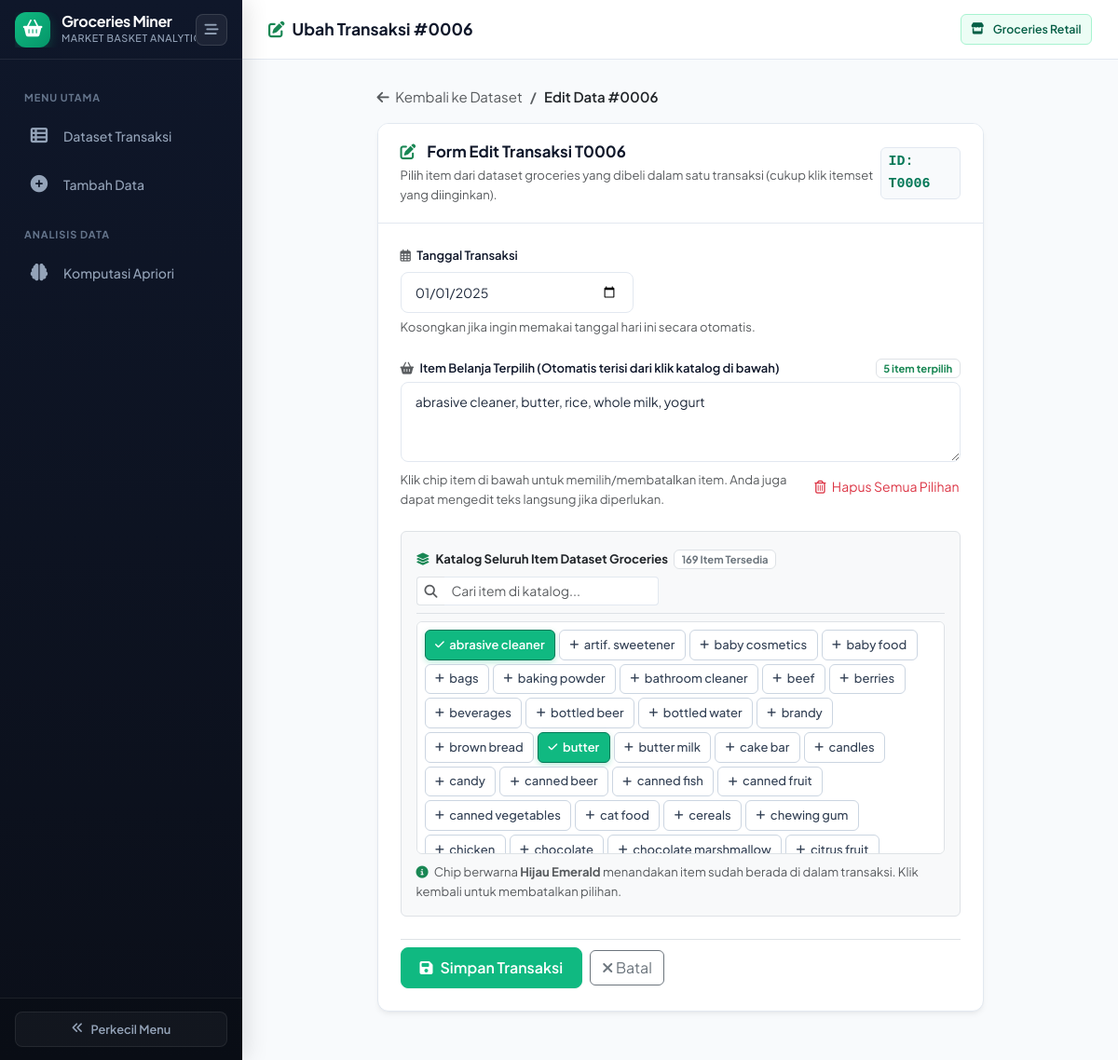
The page /transaksi/6/ubah on the database its author committed.
### tables this page shows
CREATE TABLE transaksi (
            id INTEGER PRIMARY KEY AUTOINCREMENT,
            tanggal TEXT DEFAULT (date('now'))
        );

### app.py (the view, shortened to what this page needs)
@app.route("/transaksi/<int:tid>/ubah", methods=["GET", "POST"])
def ubah(tid):
    conn = get_conn()
    all_items = [r[0] for r in conn.execute("SELECT DISTINCT nama_item FROM item_transaksi ORDER BY nama_item").fetchall()]
    trx = conn.execute("SELECT * FROM transaksi WHERE id = ?", (tid,)).fetchone()
    if trx is None:
        conn.close()
        flash("Transaksi tidak ditemukan.", "error")
        return redirect(url_for("index"))
    items = conn.execute(
        "SELECT nama_item FROM item_transaksi WHERE id_transaksi = ? ORDER BY nama_item",
        (tid,),
    ).fetchall()
    conn.close()
    data = {
        "id": tid,
        "tanggal": trx["tanggal"],
        "items": ", ".join(r["nama_item"] for r in items),
    }
    return render_template("form.html", mode="ubah", data=data, all_items=all_items)

### database.py (called while the page is built)
def get_conn():
    conn = sqlite3.connect(DB_PATH)
    conn.row_factory = sqlite3.Row
    conn.execute("PRAGMA foreign_keys = ON")
    return conn

### templates/form.html (shortened to what this page needs)
{% extends "base.html" %}
{% block page_title %}
  <i class="fa-solid fa-{{ 'circle-plus' if mode == 'tambah' else 'pen-to-square' }} text-success"></i>
  {{ 'Tambah Transaksi Baru' if mode == 'tambah' else 'Ubah Transaksi #' ~ ('%04d' % data.id) }}
{% endblock %}
{% block content %}
<div class="row justify-content-center">
  <div class="col-12 col-lg-10 col-xl-9">
    <nav aria-label="breadcrumb" class="mb-3">
      <ol class="breadcrumb mb-0">
        <li class="breadcrumb-item"><a href="{{ url_for('index') }}" class="text-decoration-none text-muted"><i class="fa-solid fa-arrow-left me-1"></i> Kembali ke Dataset</a></li>
        <li class="breadcrumb-item active text-dark fw-semibold" aria-current="page">{{ 'Tambah Data' if mode == 'tambah' else 'Edit Data #' ~ ('%04d' % data.id) }}</li>
      </ol>
    </nav>
    <div class="card-modern">
      <div class="card-modern-header">
        <div>
          <h2>
            <i class="fa-solid fa-{{ 'cart-plus' if mode == 'tambah' else 'pen-to-square' }} text-success me-1"></i>
            {{ 'Form Input Transaksi Retail' if mode == 'tambah' else 'Form Edit Transaksi T' ~ ('%04d' % data.id) }}
          </h2>
          <p class="text-muted small mb-0 mt-1">Pilih item dari dataset groceries yang dibeli dalam satu transaksi (cukup klik itemset yang diinginkan).</p>
        </div>
        {% if mode == 'ubah' %}
          <span class="badge-tid">ID: T{{ '%04d' % data.id }}</span>
        {% endif %}
      </div>
      <div class="card-modern-body">
        <form method="post" id="transactionForm">
          <div class="mb-4">
            <label class="form-label-modern" for="inputTanggal">
              <i class="fa-regular fa-calendar-days text-muted me-1"></i> Tanggal Transaksi
            </label>
            <input type="date" id="inputTanggal" name="tanggal" class="form-control form-control-modern"
                   value="{{ data.tanggal if data else '' }}" style="max-width: 250px;">
            <div class="form-text text-muted small">Kosongkan jika ingin memakai tanggal hari ini secara otomatis.</div>
          </div>
          <div class="mb-4">
            <div class="d-flex align-items-center justify-content-between mb-1">
              <label class="form-label-modern mb-0" for="inputItems">
                <i class="fa-solid fa-basket-shopping text-muted me-1"></i> Item Belanja Terpilih (Otomatis terisi dari klik katalog di bawah)
              </label>
              <span id="selectedCountBadge" class="badge bg-emerald-subtle text-success border">0 item terpilih</span>
            </div>
            <textarea id="inputItems" name="items" rows="3" required class="form-control form-control-modern"
                      placeholder="Klik item di bawah untuk menambahkan ke keranjang belanja...">{{ data['items'] if data else '' }}</textarea>
            <div class="d-flex align-items-center justify-content-between mt-1">
              <div class="form-text text-muted small">
                Klik chip item di bawah untuk memilih/membatalkan item. Anda juga dapat mengedit teks langsung jika diperlukan.
              </div>
              <button type="button" class="btn btn-link btn-sm text-danger text-decoration-none p-0 small text-nowrap ms-2" onclick="clearAllSelectedItems()">
                <i class="fa-regular fa-trash-can me-1"></i> Hapus Semua Pilihan
              </button>
            </div>
          </div>
          <div class="mb-4 p-3 bg-light rounded border">
            <div class="d-flex flex-wrap align-items-center justify-content-between gap-2 mb-2 pb-2 border-bottom">
              <div>
                <span class="fw-bold text-dark small">
                  <i class="fa-solid fa-layer-group text-success me-1"></i> Katalog Seluruh Item Dataset Groceries
                </span>
                <span class="badge bg-white text-secondary border ms-1">{{ all_items|length if all_items else 0 }} Item Tersedia</span>
              </div>
              <div class="input-group input-group-sm" style="max-width: 260px;">
                <span class="input-group-text bg-white border-end-0 text-muted">
                  <i class="fa-solid fa-magnifying-glass"></i>
                </span>
                <input type="text" id="catalogSearch" class="form-control form-control-modern form-control-sm border-start-0"
                       placeholder="Cari item di katalog..." oninput="filterCatalogItems()">
              </div>
            </div>
            <div class="d-flex flex-wrap gap-1 p-2 bg-white rounded border overflow-auto" id="catalogContainer" style="max-height: 250px;">
              {% if all_items %}
                {% for itm in all_items %}
                  <button type="button" class="btn btn-sm item-chip" data-item="{{ itm }}" onclick="toggleItem('{{ itm }}')">
                    <i class="fa-solid fa-plus chip-icon" style="font-size: 0.7rem;"></i>
                    <span class="chip-text">{{ itm }}</span>
                  </button>
                {% endfor %}
              {% else %}
                <span class="text-muted small p-2">Tidak ada data item.</span>
              {% endif %}
            </div>
            <div class="form-text text-muted small mt-2">
              <i class="fa-solid fa-circle-info text-success me-1"></i>
              Chip berwarna <b>Hijau Emerald</b> menandakan item sudah berada di dalam transaksi. Klik kembali untuk membatalkan pilihan.
            </div>
          </div>
          <div class="d-flex align-items-center gap-2 pt-2 border-top">
            <button type="submit" class="btn btn-emerald">
              <i class="fa-solid fa-floppy-disk"></i> Simpan Transaksi
            </button>
            <a href="{{ url_for('index') }}" class="btn btn-outline-secondary">
              <i class="fa-solid fa-xmark"></i> Batal
            </a>
          </div>
        </form>
      </div>
    </div>
  </div>
</div>
{% endblock %}

### static/css/style.css (style rules this page uses)
:root { --primary-emerald: #10B981; --primary-emerald-hover: #059669; --primary-emerald-dark: #047857; --primary-emerald-light: #34D399; --emerald-subtle: #ECFDF5; --emerald-border: #A7F3D0; --emerald-text: #065F46; --slate-darkest: #0B0F19; --slate-sidebar: #0F172A; --slate-sidebar-hover: #1E293B; --slate-card-border: #E2E8F0; --slate-muted: #64748B; --slate-text: #1E293B; --slate-heading: #0F172A; --bg-page: #F8FAFC; --bg-card: #FFFFFF; --amber-subtle: #FEF3C7; --amber-border: #FDE68A; --amber-text: #92400E; --amber-badge: #F59E0B; --sidebar-width: 260px; --sidebar-collapsed-width: 72px; --topbar-height: 64px; --radius-sm: 8px; --radius-md: 12px; --radius-lg: 16px; --shadow-sm: 0 1px 2px 0 rgba(0, 0, 0, 0.05); --shadow-card: 0 4px 6px -1px rgba(0, 0, 0, 0.05), 0 2px 4px -2px rgba(0, 0, 0, 0.05); --shadow-hover: 0 10px 15px -3px rgba(0, 0, 0, 0.08), 0 4px 6px -4px rgba(0, 0, 0, 0.04); --shadow-emerald: 0 4px 12px rgba(16, 185, 129, 0.25); }
* { box-sizing: border-box; }
body { margin: 0; font-family: 'Plus Jakarta Sans', system-ui, -apple-system, BlinkMacSystemFont, 'Segoe UI', Roboto, sans-serif; background-color: var(--bg-page); color: var(--slate-text); font-size: 0.9375rem; line-height: 1.6; -webkit-font-smoothing: antialiased; -moz-osx-font-smoothing: grayscale; }
.card-modern { background: var(--bg-card); border: 1px solid var(--slate-card-border); border-radius: var(--radius-md); box-shadow: var(--shadow-card); transition: all 0.25s ease; margin-bottom: 1.5rem; overflow: hidden; }
.card-modern-header { padding: 1.25rem 1.5rem; border-bottom: 1px solid var(--slate-card-border); display: flex; align-items: center; justify-content: space-between; background-color: #FFFFFF; }
.card-modern-header h2, .card-modern-header h3 { font-size: 1.05rem; font-weight: 700; color: var(--slate-heading); margin: 0; display: flex; align-items: center; gap: 0.5rem; }
.card-modern-body { padding: 1.5rem; }
.btn-emerald { background-color: var(--primary-emerald); color: #FFFFFF !important; border: 1px solid var(--primary-emerald); font-weight: 600; padding: 0.55rem 1.25rem; border-radius: var(--radius-sm); transition: all 0.2s ease; display: inline-flex; align-items: center; justify-content: center; gap: 0.5rem; text-decoration: none; box-shadow: var(--shadow-sm); }
.item-chip { background-color: #FFFFFF; border: 1px solid #CBD5E1; color: #334155; font-size: 0.8125rem; font-weight: 500; padding: 0.35rem 0.65rem; border-radius: 6px; transition: all 0.15s ease; cursor: pointer; display: inline-flex; align-items: center; gap: 0.35rem; user-select: none; }
.item-chip.active { background-color: var(--primary-emerald) !important; border-color: var(--primary-emerald-dark) !important; color: #FFFFFF !important; box-shadow: 0 2px 6px rgba(16, 185, 129, 0.3); font-weight: 600; }
.badge-tid { font-family: ui-monospace, SFMono-Regular, Menlo, Monaco, Consolas, monospace; background-color: #F8FAFC; color: var(--primary-emerald-dark); border: 1px solid var(--slate-card-border); font-weight: 700; padding: 0.2rem 0.5rem; border-radius: 6px; }
.form-control-modern, .form-select-modern { border: 1px solid var(--slate-card-border); border-radius: var(--radius-sm); padding: 0.65rem 0.95rem; font-size: 0.875rem; color: var(--slate-text); background-color: #FFFFFF; transition: all 0.2s ease; }
.form-label-modern { font-weight: 600; font-size: 0.8125rem; color: var(--slate-heading); margin-bottom: 0.45rem; display: block; }

### rows shown on the page
transaksi: id "Ubah Transaksi #0006", id "Edit Data #0006", id "Form Edit Transaksi T0006", id "0006", tanggal "01/01/2025"

### other values the page prints
{{ all_items|length if all_items else 0 }} "169"
{{ itm }} "abrasive cleaner" "artif. sweetener" "baby cosmetics" "baby food" "bags" "baking powder" "bathroom cleaner" "beef" "berries" "beverages" "bottled beer" "bottled water" "brandy" "brown bread" "butter" "butter milk" "cake bar" "candles" "candy" "canned beer" "canned fish" "canned fruit" "canned vegetables" "cat food" "cereals" "chewing gum" "chicken" "chocolate" "chocolate marshmallow" "citrus fruit"
